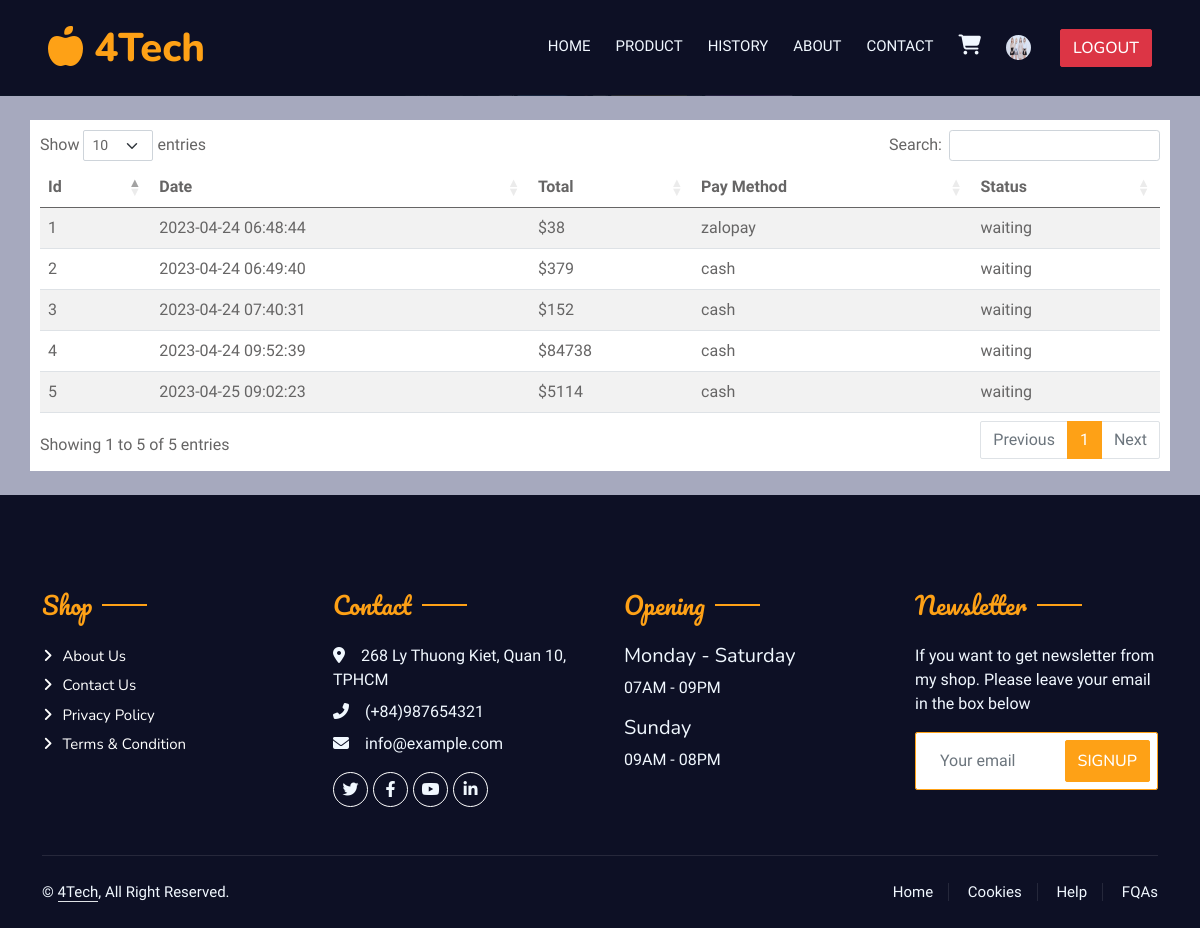
The page /history/index.php (signed in) on the database its author committed.
### tables this page shows
CREATE TABLE `bill` (
  `indx` int(11) NOT NULL,
  `id` int(11) NOT NULL,
  `customerID` int(11) NOT NULL,
  `date` text NOT NULL,
  `totalcost` double NOT NULL,
  `Pay_method` char(10) DEFAULT NULL,
  `status` varchar(10) NOT NULL DEFAULT 'wait'
);

### history/index.php (the view, shortened to what this page needs)
<?php
	if($_SESSION['role'] != 'customer'){
		echo 'This page is only for customer';
	}else{
		require_once('../config/config.php');
		$query = "select id from customer where username='".$_SESSION['username']."'";
		$res = $connection->query($query);
		$CUSTOMER_ID = $res->fetch_assoc()['id'];
		$query = "select * from bill where CustomerID=".$CUSTOMER_ID;
		$res = $connection->query($query);
		$bills = $res->fetch_all(MYSQLI_ASSOC);
	}
?>
<!DOCTYPE html>
<html lang='en'>
	<head>
		<link rel="stylesheet" type="text/css" href="/css/bootstrap.min.css">
		<link rel="stylesheet" type="text/css" href="css/history.css">
		<link rel="stylesheet" type="text/css" href="https://cdn.datatables.net/1.13.4/css/dataTables.bootstrap5.min.css">
	</head>
	<body style="background-color: #a6a9be;">
		<?php include('../base/header.php'); ?>
			<div class="container-fluid" >
					<div class="container mt-4 mb-4" style="background-color: white;padding:10px;">
						<table id="history-table" class="table table-striped" style="width:100%">
							<thead>
								<tr>
									<th >Id</th>
									<th >Date</th>
									<th >Total</th>
									<th>Pay Method</th>
									<th>Status</th>
								</tr>
							</thead>
							<tbody>
								<?php
									foreach($bills as $bill){
										echo "<tr style='vertical-align:middle;' name='bill_".$bill['id']."'>";
											echo "<td>".$bill['id']."</td>";
											echo "<td>".$bill['date']."</td>";
											echo "<td>$".$bill['totalcost']."</td>";
											echo "<td>".$bill['Pay_method']."</td>";
											echo "<td>".$bill['status']."</td>";
										echo "</tr>";
									}
								?>
						</table>
					</div>
			</div>
	</body>
</html>

### history/css/history.css (style rules this page uses)
tr[name^="bill_"] { cursor: pointer; }

### utils/css/style.css (style rules this page uses)
:root { --primary: #FEA116; --light: #F1F8FF; --dark: #0F172B; }
.ff-secondary { font-family: 'Pacifico', cursive; }
.btn { font-family: 'Nunito', sans-serif; font-weight: 500; text-transform: uppercase; transition: .5s; }
.btn.btn-primary, .btn.btn-secondary { color: #FFFFFF; }
.section-title { position: relative; display: inline-block; }
.section-title::before { position: absolute; content: ""; width: 45px; height: 2px; top: 50%; left: -55px; margin-top: -1px; background: var(--primary); }
.section-title::after { position: absolute; content: ""; width: 45px; height: 2px; top: 50%; right: -55px; margin-top: -1px; background: var(--primary); }
.section-title.text-start::before, .section-title.text-end::after { display: none; }
.footer .btn.btn-social { margin-right: 5px; width: 35px; height: 35px; display: flex; align-items: center; justify-content: center; color: var(--light); border: 1px solid #FFFFFF; border-radius: 35px; transition: .3s; }
.footer .btn.btn-link { display: block; margin-bottom: 5px; padding: 0; text-align: left; color: #FFFFFF; font-size: 15px; font-weight: normal; text-transform: capitalize; transition: .3s; }
.footer .btn.btn-link::before { position: relative; content: "\f105"; font-family: "Font Awesome 5 Free"; font-weight: 900; margin-right: 10px; }
.footer .copyright { padding: 25px 0; font-size: 15px; border-top: 1px solid rgba(256, 256, 256, .1); }
.footer .copyright a { color: var(--light); }
.footer .footer-menu a { margin-right: 15px; padding-right: 15px; border-right: 1px solid rgba(255, 255, 255, .1); }
.footer .footer-menu a:last-child { margin-right: 0; padding-right: 0; border-right: none; }

### rows shown on the page
bill: id "1", date "2023-04-24 06:48:44", totalcost "38", Pay_method "zalopay", status "waiting"
bill: id "2", date "2023-04-24 06:49:40", totalcost "379", Pay_method "cash", status "waiting"
bill: id "3", date "2023-04-24 07:40:31", totalcost "152", Pay_method "cash", status "waiting"
bill: id "4", date "2023-04-24 09:52:39", totalcost "84738", Pay_method "cash", status "waiting"
bill: id "5", date "2023-04-25 09:02:23", totalcost "5114", Pay_method "cash", status "waiting"
